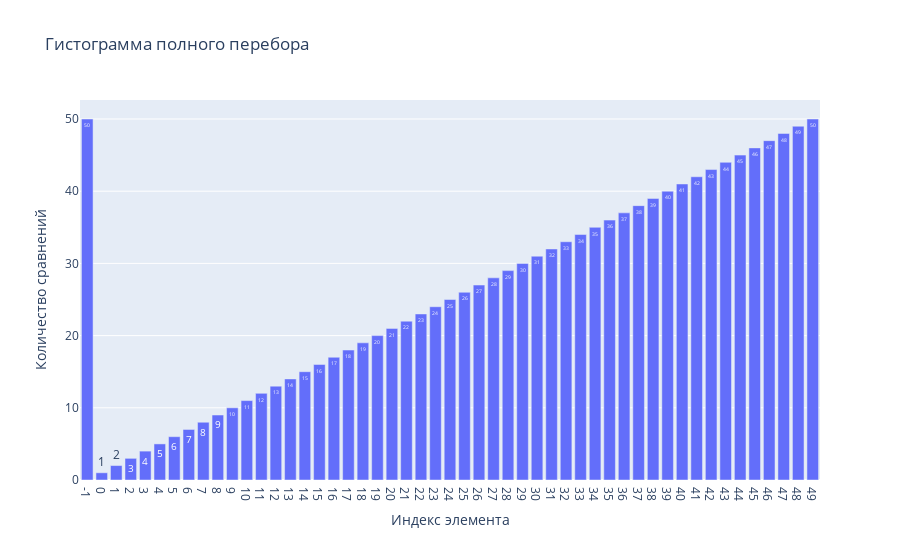

This figure's notebook cell:
### Markdown cell above
# Гистограмма для поиска полного перебора

### Code cell
graph = plt.graph_objs.Figure()
graph.add_bar(x=[str(el) for el in index], y=comparisonCounts, text=comparisonCounts, textposition='auto')
graph.update_layout(xaxis_title="Индекс элемента", yaxis_title="Количество сравнений")
graph.update_layout(title='Гистограмма полного перебора')
graph.show()

### Figure 1 — Plotly figure (JSON) as saved in the notebook; plotly's stock layout.template omitted (floating-point values rounded to 4 significant figures)
{"data": [{"text": ["50", "1", "2", "3", "4", "5", "6", "7", "8", "9", "10", "11", "12", "13", "14", "15", "16", "17", "18", "19", "20", "21", "22", "23", "24", "25", "26", "27", "28", "29", "30", "31", "32", "33", "34", "35", "36", "37", "38", "39", "40", "41", "42", "43", "44", "45", "46", "47", "48", "49", "50"], "textposition": "auto", "type": "bar", "x": ["-1", "0", "1", "2", "3", "4", "5", "6", "7", "8", "9", "10", "11", "12", "13", "14", "15", "16", "17", "18", "19", "20", "21", "22", "23", "24", "25", "26", "27", "28", "29", "30", "31", "32", "33", "34", "35", "36", "37", "38", "39", "40", "41", "42", "43", "44", "45", "46", "47", "48", "49"], "y": [50, 1, 2, 3, 4, 5, 6, 7, 8, 9, 10, 11, 12, 13, 14, 15, 16, 17, 18, 19, 20, 21, 22, 23, 24, 25, 26, 27, 28, 29, 30, 31, 32, 33, 34, 35, 36, 37, 38, 39, 40, 41, 42, 43, 44, 45, 46, 47, 48, 49, 50]}], "layout": {"title": {"text": "Гистограмма полного перебора"}, "xaxis": {"title": {"text": "Индекс элемента"}}, "yaxis": {"title": {"text": "Количество сравнений"}}}}
